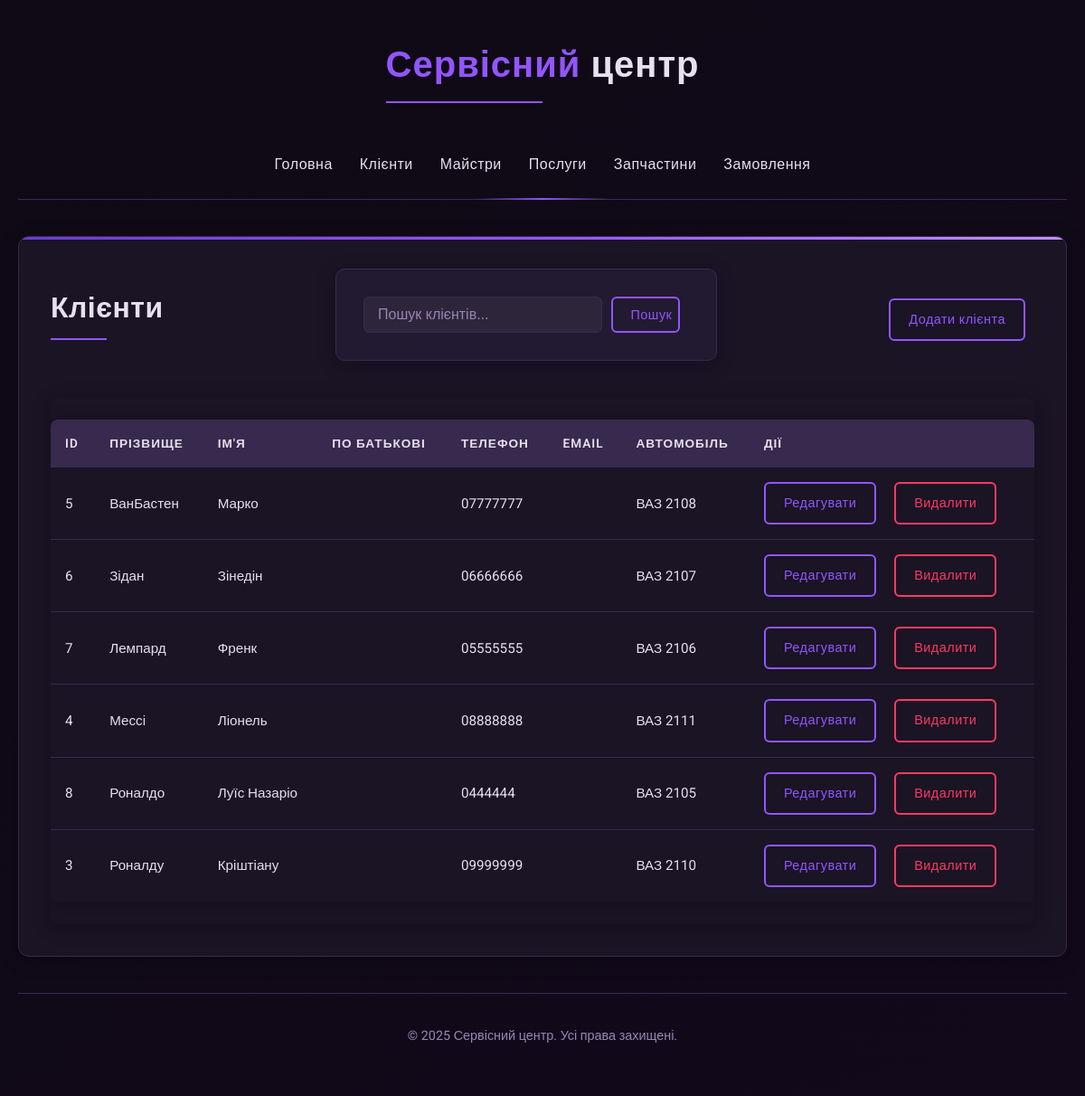
Screenshot of /Service-Center/clients/index.php with the database file from the repository.
### tables this page shows
CREATE TABLE `clients` (
  `client_id` int(11) NOT NULL,
  `last_name` varchar(100) NOT NULL,
  `first_name` varchar(100) NOT NULL,
  `patronymic` varchar(100) DEFAULT NULL,
  `phone_number` varchar(20) NOT NULL,
  `email` varchar(100) DEFAULT NULL,
  `car` varchar(255) DEFAULT NULL
);

### Service-Center/clients/index.php (the view, shortened to what this page needs)
<?php
include_once '../config.php';
include_once '../includes/header.php';
$search = isset($_GET['search']) ? $_GET['search'] : '';
$where = '';
$params = [];
$sql = "SELECT * FROM clients" . $where . " ORDER BY last_name, first_name";
$stmt = $pdo->prepare($sql);
$stmt->execute($params);
$clients = $stmt->fetchAll();
?>
    <div class="actions-bar">
        <h1>Клієнти</h1>
        <div>
            <form action="" method="get" class="search-form">
                <input type="text" name="search" placeholder="Пошук клієнтів..." value="<?php echo htmlspecialchars($search); ?>">
                <button type="submit" class="btn">Пошук</button>
            </form>
        </div>
        <div>
            <a href="add.php" class="btn">Додати клієнта</a>
        </div>
    </div>
<?php if (empty($clients)): ?>
    <p>Клієнтів не знайдено</p>
<?php else: ?>
    <div class="table-responsive">
        <table>
            <thead>
            <tr>
                <th>ID</th>
                <th>Прізвище</th>
                <th>Ім'я</th>
                <th>По батькові</th>
                <th>Телефон</th>
                <th>Email</th>
                <th>Автомобіль</th>
                <th>Дії</th>
            </tr>
            </thead>
            <tbody>
            <?php foreach ($clients as $client): ?>
                <tr>
                    <td><?php echo $client['client_id']; ?></td>
                    <td><?php echo htmlspecialchars($client['last_name']); ?></td>
                    <td><?php echo htmlspecialchars($client['first_name']); ?></td>
                    <td><?php echo htmlspecialchars($client['patronymic'] ?? ''); ?></td>
                    <td><?php echo htmlspecialchars($client['phone_number']); ?></td>
                    <td><?php echo htmlspecialchars($client['email'] ?? ''); ?></td>
                    <td><?php echo htmlspecialchars($client['car'] ?? ''); ?></td>
                    <td class="action-buttons">
                        <a href="edit.php?id=<?php echo $client['client_id']; ?>" class="btn">Редагувати</a>
                        <a href="delete.php?id=<?php echo $client['client_id']; ?>" class="btn btn-danger delete-btn">Видалити</a>
                    </td>
                </tr>
            <?php endforeach; ?>
            </tbody>
        </table>
    </div>
<?php endif; ?>
<?php include_once '../includes/footer.php'; ?>

### Service-Center/includes/header.php (shortened to what this page needs)
<?php
$base_url = '/energy';
?>
    <!DOCTYPE html>
    <html lang="uk">
    <head>
        <link rel="stylesheet" href="<?php echo $base_url; ?>/css/style.css?t=<?= microtime(true) . rand() ?>" type="text/css" />
    </head>
<body>
<body>
<div class="container">
    <header>
        <div class="logo">
            <h1><span class="accent-text">Сервісний</span> центр</h1>
        </div>
        <?php include 'navbar.php'; ?>
    </header>
    <div class="content">

### Service-Center/includes/navbar.php
<nav class="navbar">
    <ul>
        <li><a href="<?php echo $base_url; ?>/index.php">Головна</a></li>
        <li><a href="<?php echo $base_url; ?>/clients/index.php">Клієнти</a></li>
        <li><a href="<?php echo $base_url; ?>/masters/index.php">Майстри</a></li>
        <li><a href="<?php echo $base_url; ?>/services/index.php">Послуги</a></li>
        <li><a href="<?php echo $base_url; ?>/products/index.php">Запчастини</a></li>
        <li><a href="<?php echo $base_url; ?>/orders/index.php">Замовлення</a></li>
    </ul>
</nav>

### Service-Center/includes/footer.php (shortened to what this page needs)
</div>
<footer>
    <p>&copy; <?php echo date('Y'); ?> Сервісний центр. Усі права захищені.</p>
</footer>
</div>
</body>
</html>

### Service-Center/clients/index.php (style rules this page uses)
.search-form { display: flex; gap: 10px; margin-bottom: 20px; align-items: center; }
.table-responsive { overflow-x: auto; }
.actions-bar { display: flex; justify-content: space-between; align-items: center; flex-wrap: wrap; gap: 15px; margin-bottom: 20px; }

### rows the page displays
clients: client_id "5", last_name "ВанБастен", first_name "Марко", phone_number "07777777", car "ВАЗ 2108"
clients: client_id "6", last_name "Зідан", first_name "Зінедін", phone_number "06666666", car "ВАЗ 2107"
clients: client_id "7", last_name "Лемпард", first_name "Френк", phone_number "05555555", car "ВАЗ 2106"
clients: client_id "4", last_name "Мессі", first_name "Ліонель", phone_number "08888888", car "ВАЗ 2111"
clients: client_id "8", last_name "Роналдо", first_name "Луїс Назаріо", phone_number "0444444", car "ВАЗ 2105"
clients: client_id "3", last_name "Роналду", first_name "Кріштіану", phone_number "09999999", car "ВАЗ 2110"
